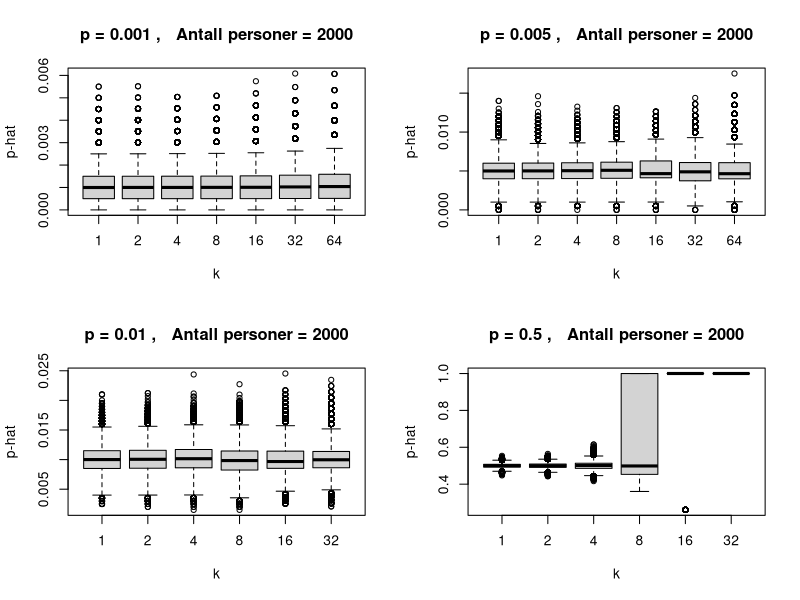
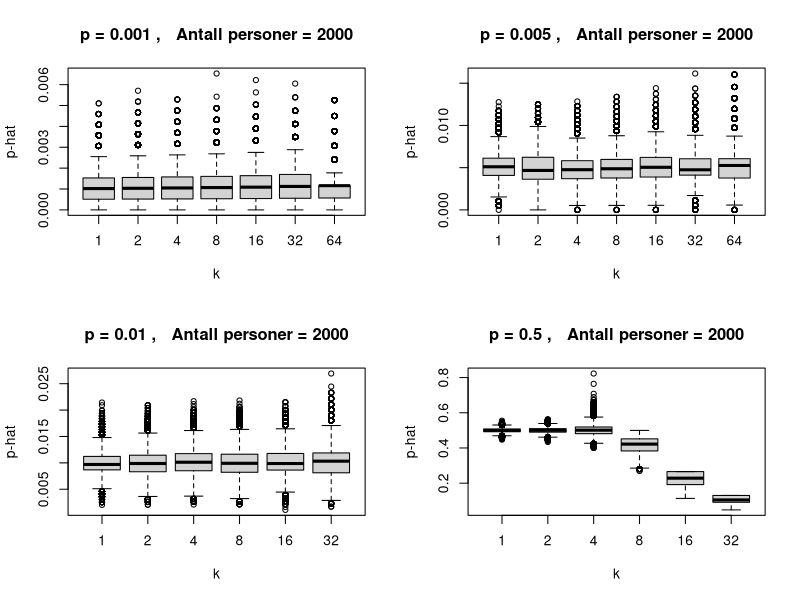

Recreate these plots in R, in order.
## ---- chunk 1
knitr::opts_chunk$set(echo = TRUE)
## ---- chunk 2
# Simulate the distribution of p-hat for given p, k, N
simp <- function(p,k,N,nsim=10^5){
  Npos <- rbinom(nsim,N,1-(1-p)^k)
  phat <- 1-(1-Npos/N)^(1/k)
  phat
}

# Simulate the distribution of p-hat for a sequence of k-values
# Keep number of persons (npers) fixed, thus number of pools  (N) changes
# as a function of k. 
simkseq <- function(p,k,npers,nsim=10^5){
  phatmat <- matrix(nrow=nsim,ncol=length(k))
  for(i in 1:length(k))
    phatmat[,i] <- simp(p,k[i],round(npers/k[i]),nsim)
  boxplot(phatmat, use.cols=T, xaxt="n", ylab="p-hat", xlab="k",
          main=paste("p =",p,", ", " Antall personer =",npers))
  axis(side=1, at=1:length(k), labels = k)
  res <- rbind(k,round(npers/k), round(colMeans(phatmat)-p,digits=5))
  row.names(res) <- c("k", "N","bias")
  res
}

par(mfrow=c(2,2))
simkseq(p=0.001,k=c(1,2,4,8,16,32,64),npers=2000)
simkseq(p=0.005,k=c(1,2,4,8,16,32,64),npers=2000)
simkseq(p=0.01,k=c(1,2,4,8,16,32),npers=2000)
simkseq(p=0.5,k=c(1,2,4,8,16,32),npers=2000)
## ---- chunk 3
# Simulate the distribution of p-hat for given p, k, s, N
simps <- function(p,k,s,N,nsim=10^5){
  Npos <- rbinom(nsim,N,s*(1-(1-p)^k))
  phat <- 1-(1-Npos/(s*N))^(1/k)
  phat
}


simksseq <- function(p,k,s,npers,nsim=10^5){
  phatmat <- matrix(nrow=nsim,ncol=length(k))
  for(i in 1:length(k))
    phatmat[,i] <- simps(p,k[i],s[i],round(npers/k[i]),nsim)
  boxplot(phatmat, use.cols=T, xaxt="n", ylab="p-hat", xlab="k",
          main=paste("p =",p,", ", " Antall personer =",npers))
  axis(side=1, at=1:length(k), labels = k)
  res <- rbind(k,s,round(colMeans(phatmat)-p,digits=5))
  row.names(res) <- c("k", "antatt sensitivitet", "bias")
  res
}
k=c(1,2,4,8,16,32,64)
par(mfrow=c(2,2))
simksseq(p=0.001,k=k,s=0.98^(1+log(k)),npers=2000)
simksseq(p=0.005,k=k,s=0.98^(1+log(k)),npers=2000)
k=c(1,2,4,8,16,32)
simksseq(p=0.01,k=k,s=0.98^(1+log(k)),npers=2000)
simksseq(p=0.5,k=k,s=0.98^(1+log(k)),npers=2000)
